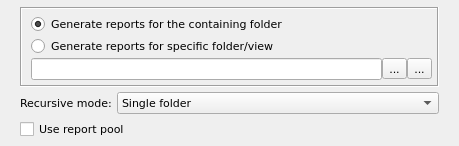
<?xml version="1.0" encoding="UTF-8"?>
<ui version="4.0">
 <class>GenerateReportsWidget</class>
 <widget class="QWidget" name="GenerateReportsWidget">
  <property name="geometry">
   <rect>
    <x>0</x>
    <y>0</y>
    <width>455</width>
    <height>145</height>
   </rect>
  </property>
  <property name="font">
   <font>
    <family>DejaVu Sans</family>
    <pointsize>8</pointsize>
   </font>
  </property>
  <property name="windowTitle">
   <string>Form</string>
  </property>
  <layout class="QVBoxLayout" name="verticalLayout_2">
   <property name="spacing">
    <number>5</number>
   </property>
   <property name="leftMargin">
    <number>20</number>
   </property>
   <property name="topMargin">
    <number>7</number>
   </property>
   <property name="rightMargin">
    <number>20</number>
   </property>
   <property name="bottomMargin">
    <number>7</number>
   </property>
   <item>
    <widget class="QFrame" name="frame">
     <property name="frameShape">
      <enum>QFrame::Box</enum>
     </property>
     <property name="frameShadow">
      <enum>QFrame::Sunken</enum>
     </property>
     <layout class="QVBoxLayout" name="verticalLayout">
      <property name="spacing">
       <number>2</number>
      </property>
      <property name="leftMargin">
       <number>9</number>
      </property>
      <property name="topMargin">
       <number>5</number>
      </property>
      <property name="rightMargin">
       <number>5</number>
      </property>
      <property name="bottomMargin">
       <number>5</number>
      </property>
      <item>
       <widget class="QRadioButton" name="rdGenerateReportsForContaining">
        <property name="text">
         <string>Generate reports for the containing folder</string>
        </property>
        <property name="checked">
         <bool>true</bool>
        </property>
       </widget>
      </item>
      <item>
       <widget class="QRadioButton" name="rdGenerateReportsForSpecific">
        <property name="text">
         <string>Generate reports for specific folder/view</string>
        </property>
       </widget>
      </item>
      <item>
       <layout class="QHBoxLayout" name="horizontalLayout">
        <property name="spacing">
         <number>0</number>
        </property>
        <item>
         <widget class="QLineEdit" name="lineEditReportsForSpecific"/>
        </item>
        <item>
         <widget class="QToolButton" name="btnOpenFolderProperties">
          <property name="text">
           <string>...</string>
          </property>
          <property name="icon">
           <iconset resource="../../qHostMonitor.qrc">
            <normaloff>:/img/foldersTree.png</normaloff>:/img/foldersTree.png</iconset>
          </property>
          <property name="iconSize">
           <size>
            <width>16</width>
            <height>16</height>
           </size>
          </property>
         </widget>
        </item>
        <item>
         <widget class="QToolButton" name="btnSelectFolder">
          <property name="text">
           <string>...</string>
          </property>
          <property name="icon">
           <iconset resource="../../qHostMonitor.qrc">
            <normaloff>:/img/browse.png</normaloff>:/img/browse.png</iconset>
          </property>
          <property name="iconSize">
           <size>
            <width>16</width>
            <height>16</height>
           </size>
          </property>
         </widget>
        </item>
       </layout>
      </item>
     </layout>
    </widget>
   </item>
   <item>
    <layout class="QHBoxLayout" name="horizontalLayout_2">
     <item>
      <widget class="QLabel" name="lblRecursiveMode">
       <property name="sizePolicy">
        <sizepolicy hsizetype="Maximum" vsizetype="Preferred">
         <horstretch>0</horstretch>
         <verstretch>0</verstretch>
        </sizepolicy>
       </property>
       <property name="text">
        <string>Recursive mode:</string>
       </property>
      </widget>
     </item>
     <item>
      <widget class="QComboBox" name="cmbRecursiveMode">
       <item>
        <property name="text">
         <string>Single folder</string>
        </property>
       </item>
       <item>
        <property name="text">
         <string>Folder + all subfolders</string>
        </property>
       </item>
       <item>
        <property name="text">
         <string>Folder + all subfolders/views with inherited settings</string>
        </property>
       </item>
      </widget>
     </item>
    </layout>
   </item>
   <item>
    <widget class="QCheckBox" name="chkUseReportPool">
     <property name="text">
      <string>Use report pool</string>
     </property>
    </widget>
   </item>
  </layout>
 </widget>
 <resources>
  <include location="../../qHostMonitor.qrc"/>
  <include location="../../qHostMonitor.qrc"/>
 </resources>
 <connections/>
</ui>
